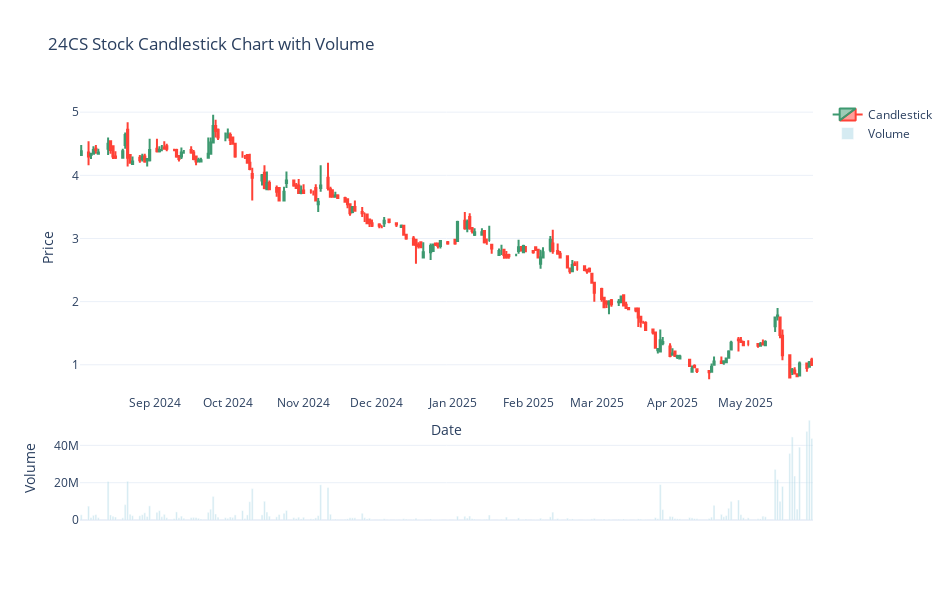

Notebook cell for this chart:
### Code cell
import plotly.graph_objects as go

# 🔹 เลือกเฉพาะหุ้น 24CS
ohlc_df = df_cand[df_cand["symbol"] == "24CS"].copy()

# 🔹 จัดการ index
ohlc_df["time"] = pd.to_datetime(ohlc_df["time"])
ohlc_df = ohlc_df.sort_values("time")
ohlc_df = ohlc_df.set_index("time")
ohlc_df.index.name = "Date"

# 🔹 Rename columns ให้ตรงกับ Plotly
ohlc_df = ohlc_df.rename(columns={
    "open_price": "Open",
    "high_price": "High",
    "low_price": "Low",
    "close_price": "Close",
    "volume": "Volume"
})

# 🔹 เลือกแค่ 200 วันล่าสุด (เพื่อให้ดูง่าย)
ohlc_df = ohlc_df.tail(200)

# ✅ วาดกราฟ Candlestick
fig = go.Figure(data=[go.Candlestick(
    x=ohlc_df.index,
    open=ohlc_df['Open'],
    high=ohlc_df['High'],
    low=ohlc_df['Low'],
    close=ohlc_df['Close'],
    name="Candlestick"
)])

# ✅ เพิ่ม Volume
fig.add_trace(go.Bar(
    x=ohlc_df.index,
    y=ohlc_df['Volume'],
    name="Volume",
    marker_color="lightblue",
    opacity=0.5,
    yaxis="y2"
))

# ✅ Layout
fig.update_layout(
    title="24CS Stock Candlestick Chart with Volume",
    yaxis=dict(title="Price", domain=[0.3, 1]),
    yaxis2=dict(title="Volume", domain=[0, 0.25]),
    xaxis=dict(title="Date"),
    xaxis_rangeslider_visible=False,
    template="plotly_white",
    width=950,
    height=600
)

fig.show()

### Figure 1 — Plotly figure (JSON) as saved in the notebook; plotly's stock layout.template omitted (floating-point values rounded to 4 significant figures; data arrays with more than 128 entries replaced by an {"elided": "..."} marker saying what was removed)
{"data": [{"close": {"elided": "200 float values"}, "high": {"elided": "200 float values"}, "low": {"elided": "200 float values"}, "name": "Candlestick", "open": {"elided": "200 float values"}, "type": "candlestick", "x": {"elided": "200 str values"}}, {"marker": {"color": "lightblue"}, "name": "Volume", "opacity": 0.5, "type": "bar", "x": {"elided": "200 str values"}, "y": {"elided": "200 int values"}, "yaxis": "y2"}], "layout": {"height": 600, "title": {"text": "24CS Stock Candlestick Chart with Volume"}, "width": 950, "xaxis": {"rangeslider": {"visible": false}, "title": {"text": "Date"}}, "yaxis": {"domain": [0.3, 1], "title": {"text": "Price"}}, "yaxis2": {"domain": [0, 0.25], "title": {"text": "Volume"}}}}
